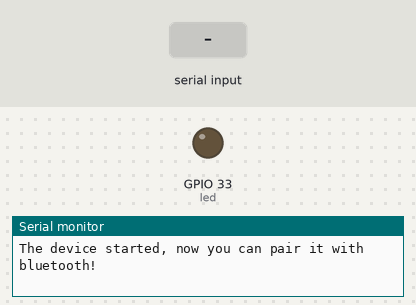
A sketch run on a simulated ESP32. Shown: output pins drawn as LEDs (lit = HIGH), the last lines printed to the serial monitor. Inputs (shaded band) come from the test bench. Nothing arrives over Bluetooth unless stated.

Above: at 1.2 s.
1.3 s: "90,45\n" received over the second serial link
At 1.6 s:
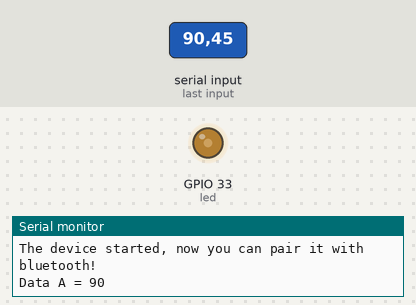
2.8 s: "30,150\n" received over the second serial link
At 4.0 s:
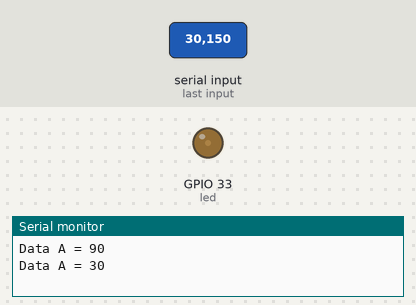
4.3 s: "200\n" received over the second serial link
At 5.0 s:
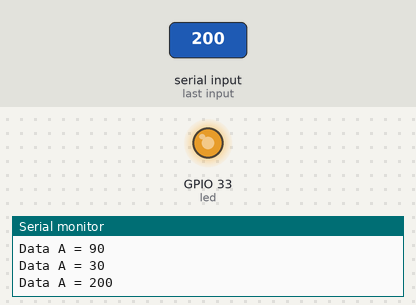
5.8 s: "90\n" received over the second serial link
At 6.1 s:
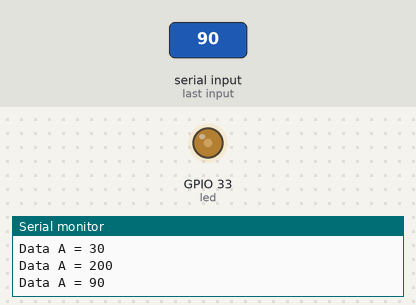
Timing chart, 0 to 8.3 s (numbered marks = the images above; inputs shaded):
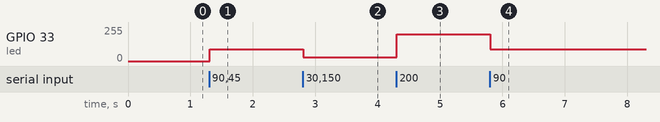

Measured:
- after the input at 1.3 s, GPIO 33 (led): 0/255 → 90/255 at once
- after the input at 2.8 s, GPIO 33 (led): 90/255 → 30/255 at once
- after the input at 4.3 s, GPIO 33 (led): 30/255 → 200/255 at once
- after the input at 5.8 s, GPIO 33 (led): 200/255 → 90/255 at once

The sketch:

SLAVE_LED.ino
```cpp
#include <Arduino.h>
#include "BluetoothSerial.h"
#include <analogWrite.h>

int led = 33;
int A;

#if !defined(CONFIG_BT_ENABLED) || !defined(CONFIG_BLUEDROID_ENABLED)
#error Bluetooth is not enabled! Please run `make menuconfig` to and enable it
#endif
BluetoothSerial SerialBT;

String Pembacaan;
char bacaData;

void setup() {
  pinMode(led, OUTPUT);
  Serial.begin(9600);
  SerialBT.begin("Slave"); //Bluetooth device name
  Serial.println("The device started, now you can pair it with bluetooth!");
}
void loop() {
  if (SerialBT.available() > 0) {
    bacaData = SerialBT.read();
    Pembacaan += bacaData ;
    if (bacaData == '\n') {
      A = Pembacaan.toInt();
      analogWrite(led, A);
      Pembacaan = "";
      Serial.println("Data A = " + String (A));
    }
  }
}

// 23-04-2022
```
